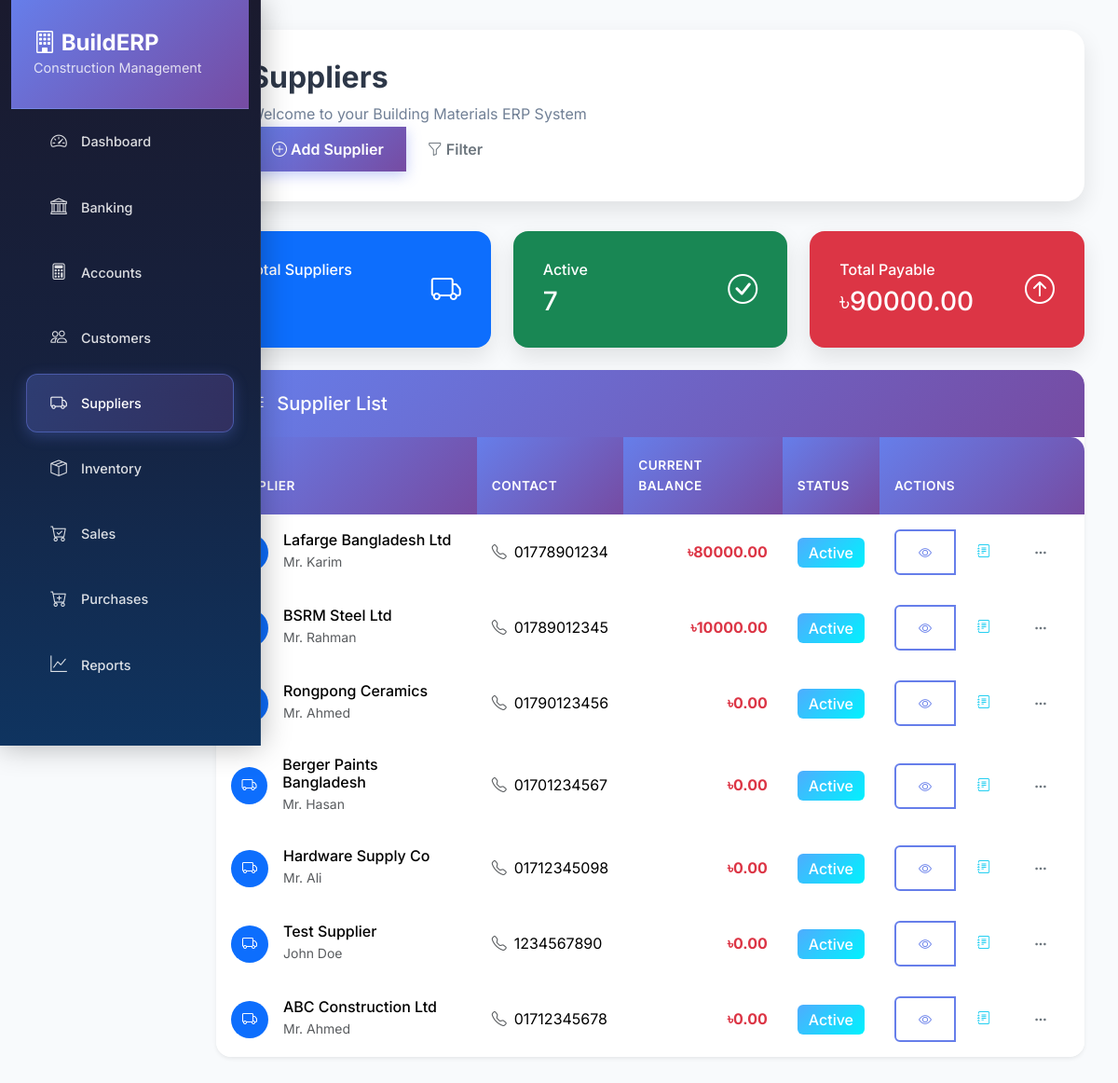
Screenshot of /suppliers/ with the database file from the repository.
### suppliers/models.py (models this page shows, shortened)
class Supplier(models.Model):
    name = models.CharField(max_length=200)
    contact_person = models.CharField(max_length=100, blank=True)
    phone = models.CharField(max_length=20, blank=True)
    email = models.EmailField(blank=True)
    address = models.TextField(blank=True)
    city = models.CharField(max_length=100, blank=True)
    terms = models.TextField(blank=True)
    opening_balance = models.DecimalField(max_digits=15, decimal_places=2, default=0)
    current_balance = models.DecimalField(max_digits=15, decimal_places=2, default=0)
    is_active = models.BooleanField(default=True)
    created_at = models.DateTimeField(auto_now_add=True)
    updated_at = models.DateTimeField(auto_now=True)
    class Meta:
        verbose_name = "Supplier"
        verbose_name_plural = "Suppliers"

### suppliers/views.py (the view)
# urls.py: path('', views.SupplierListView.as_view(), name='supplier_list'),
class SupplierListView(ListView):
    model = Supplier
    template_name = 'suppliers/supplier_list.html'
    context_object_name = 'suppliers'
    def get_context_data(self, **kwargs):
        context = super().get_context_data(**kwargs)
        suppliers = self.get_queryset()
        total_payable = sum(supplier.current_balance for supplier in suppliers if supplier.current_balance > 0)
        total_receivable = sum(abs(supplier.current_balance) for supplier in suppliers if supplier.current_balance < 0)
        active_suppliers = suppliers.filter(is_active=True).count()
        context.update({
            'total_payable': total_payable,
            'total_receivable': total_receivable,
            'active_suppliers': active_suppliers,
        })
        return context

### templates/suppliers/supplier_list.html (shortened to what this page needs)
{% extends 'base.html' %}
{% block page_title %}Suppliers{% endblock %}
{% block page_actions %}
<div class="btn-group">
    <a href="{% url 'suppliers:supplier_create' %}" class="btn btn-primary">
        <i class="bi bi-plus-circle"></i> Add Supplier
    </a>
    <button type="button" class="btn btn-outline-secondary dropdown-toggle" data-bs-toggle="dropdown">
        <i class="bi bi-funnel"></i> Filter
    </button>
</div>
{% endblock %}
{% block content %}
<div class="row mb-4">
    <div class="col-md-4">
        <div class="card bg-primary text-white">
            <div class="card-body">
                <div class="d-flex justify-content-between">
                    <div>
                        <h6 class="card-title">Total Suppliers</h6>
                        <h3 class="mb-0">{{ suppliers|length }}</h3>
                    </div>
                    <div class="align-self-center">
                        <i class="bi bi-truck" style="font-size: 2rem;"></i>
                    </div>
                </div>
            </div>
        </div>
    </div>
    <div class="col-md-4">
        <div class="card bg-success text-white">
            <div class="card-body">
                <div class="d-flex justify-content-between">
                    <div>
                        <h6 class="card-title">Active</h6>
                        <h3 class="mb-0">{{ active_suppliers }}</h3>
                    </div>
                    <div class="align-self-center">
                        <i class="bi bi-check-circle" style="font-size: 2rem;"></i>
                    </div>
                </div>
            </div>
        </div>
    </div>
    <div class="col-md-4">
        <div class="card bg-danger text-white">
            <div class="card-body">
                <div class="d-flex justify-content-between">
                    <div>
                        <h6 class="card-title">Total Payable</h6>
                        <h3 class="mb-0">৳{{ total_payable|floatformat:2 }}</h3>
                    </div>
                    <div class="align-self-center">
                        <i class="bi bi-arrow-up-circle" style="font-size: 2rem;"></i>
                    </div>
                </div>
            </div>
        </div>
    </div>
</div>
<div class="row">
    <div class="col-12">
        <div class="card shadow-sm">
            <div class="card-header bg-light">
                <h5 class="mb-0">
                    <i class="bi bi-list-ul me-2"></i>
                    Supplier List
                </h5>
            </div>
            <div class="card-body p-0">
                {% if suppliers %}
                <div class="table-responsive">
                    <table class="table table-hover mb-0">
                        <thead class="table-dark">
                            <tr>
                                <th>Supplier</th>
                                <th>Contact</th>
                                <th>Current Balance</th>
                                <th>Status</th>
                                <th>Actions</th>
                            </tr>
                        </thead>
                        <tbody>
                            {% for supplier in suppliers %}
                            <tr>
                                <td>
                                    <div class="d-flex align-items-center">
                                        <div class="avatar-sm bg-primary text-white rounded-circle d-flex align-items-center justify-content-center me-3">
                                            <i class="bi bi-truck"></i>
                                        </div>
                                        <div>
                                            <h6 class="mb-0">{{ supplier.name }}</h6>
                                            <small class="text-muted">{{ supplier.contact_person|default:"No contact person" }}</small>
                                        </div>
                                    </div>
                                </td>
                                        <td>
                                            <div class="d-flex align-items-center">
                                                <i class="bi bi-telephone me-2 text-muted"></i>
                                                <span>{{ supplier.phone|default:"No phone" }}</span>
                                            </div>
                                        </td>
                                <td>
                                    <div class="text-end">
                                        <div class="fw-bold {% if supplier.current_balance >= 0 %}text-danger{% else %}text-success{% endif %}">
                                            ৳{{ supplier.current_balance|floatformat:2 }}
                                        </div>
                                    </div>
                                </td>
                                <td>
                                    <span class="badge {% if supplier.is_active %}bg-success{% else %}bg-danger{% endif %} fs-6">
                                        {% if supplier.is_active %}Active{% else %}Inactive{% endif %}
                                    </span>
                                </td>
                                <td>
                                    <div class="btn-group" role="group">
                                        <a href="{% url 'suppliers:supplier_detail' supplier.pk %}" class="btn btn-outline-primary btn-sm" title="View Details">
                                            <i class="bi bi-eye"></i>
                                        </a>
                                        <a href="{% url 'suppliers:supplier_ledger_detail' supplier.pk %}" class="btn btn-outline-info btn-sm" title="View Ledger">
                                            <i class="bi bi-journal-text"></i>
                                        </a>
                                        <div class="btn-group" role="group">
                                            <button type="button" class="btn btn-outline-secondary btn-sm dropdown-toggle" data-bs-toggle="dropdown" title="More Actions">
                                                <i class="bi bi-three-dots"></i>
                                            </button>
                                        </div>
                                    </div>
                                </td>
                            </tr>
                            {% endfor %}
                        </tbody>
                    </table>
                </div>
                {% endif %}
            </div>
        </div>
    </div>
</div>
{% endblock %}

### templates/base.html (style rules this page uses)
:root { --primary-gradient: linear-gradient(135deg, #667eea 0%, #764ba2 100%); --secondary-gradient: linear-gradient(135deg, #f093fb 0%, #f5576c 100%); --success-gradient: linear-gradient(135deg, #4facfe 0%, #00f2fe 100%); --warning-gradient: linear-gradient(135deg, #43e97b 0%, #38f9d7 100%); --danger-gradient: linear-gradient(135deg, #fa709a 0%, #fee140 100%); --dark-gradient: linear-gradient(135deg, #2c3e50 0%, #34495e 100%); --light-bg: #f8fafc; --card-shadow: 0 10px 25px rgba(0, 0, 0, 0.1); --hover-shadow: 0 20px 40px rgba(0, 0, 0, 0.15); --border-radius: 20px; --transition: all 0.3s cubic-bezier(0.4, 0, 0.2, 1); }
* { font-family: 'Inter', sans-serif; }
body { background: var(--light-bg); overflow-x: hidden; line-height: 1.6; }
.card { border: none; border-radius: var(--border-radius); box-shadow: var(--card-shadow); transition: var(--transition); background: white; overflow: hidden; position: relative; }
.card-header { background: var(--primary-gradient); color: white; border: none; padding: 1.5rem 2rem; border-radius: var(--border-radius) var(--border-radius) 0 0; font-weight: 600; font-size: 1.1rem; }
.card-body { padding: 2rem; }
.btn { border-radius: 12px; padding: 0.75rem 1.5rem; font-weight: 600; transition: var(--transition); border: none; position: relative; overflow: hidden; text-transform: none; }
.btn-primary { background: var(--primary-gradient); box-shadow: 0 4px 15px rgba(102, 126, 234, 0.4); }
.btn-outline-primary { border: 2px solid #667eea; color: #667eea; background: transparent; }
.table { border-radius: 15px; overflow: hidden; box-shadow: 0 4px 15px rgba(0, 0, 0, 0.05); background: white; }
.table thead th { background: var(--primary-gradient); color: white; border: none; padding: 1.25rem 1rem; font-weight: 600; text-transform: uppercase; font-size: 0.85rem; letter-spacing: 0.5px; }
.table tbody tr { transition: var(--transition); }
.table tbody td { padding: 1rem; border: none; vertical-align: middle; }
.badge { border-radius: 8px; padding: 0.5rem 0.75rem; font-weight: 500; font-size: 0.8rem; }
.badge.bg-success { background: var(--success-gradient) !important; }
.table th { background-color: #f8f9fa; border-top: none; }

### templates/suppliers/supplier_list.html (style rules this page uses)
.avatar-sm { width: 40px; height: 40px; font-size: 1rem; }
.card { border: none; border-radius: 1rem; }
.card-header { border-radius: 1rem 1rem 0 0 !important; border: none; }
.btn-group .btn { border-radius: 0.375rem; }
.btn-group .btn:first-child { border-top-right-radius: 0; border-bottom-right-radius: 0; }
.dropdown-toggle::after { display: none; }
.badge { font-size: 0.75rem; padding: 0.5rem 0.75rem; border-radius: 0.375rem; }
.table th { border-top: none; font-weight: 600; text-transform: uppercase; font-size: 0.875rem; letter-spacing: 0.5px; }
.table td { vertical-align: middle; border-top: 1px solid #dee2e6; }

### rows the page displays
Supplier: name "Lafarge Bangladesh Ltd", contact_person "Mr. Karim", phone "01778901234", current_balance "80000.00", is_active "Active"
Supplier: name "BSRM Steel Ltd", contact_person "Mr. Rahman", phone "01789012345", current_balance "10000.00", is_active "Active"
Supplier: name "Rongpong Ceramics", contact_person "Mr. Ahmed", phone "01790123456", current_balance "0.00", is_active "Active"
Supplier: name "Berger Paints Bangladesh", contact_person "Mr. Hasan", phone "01701234567", current_balance "0.00", is_active "Active"
Supplier: name "Hardware Supply Co", contact_person "Mr. Ali", phone "01712345098", current_balance "0.00", is_active "Active"
Supplier: name "Test Supplier", contact_person "John Doe", phone "1234567890", current_balance "0.00", is_active "Active"
Supplier: name "ABC Construction Ltd", contact_person "Mr. Ahmed", phone "01712345678", current_balance "0.00", is_active "Active"

### other values shown
{{ active_suppliers }} "7"
{{ total_payable|floatformat:2 }} "90000.00"
